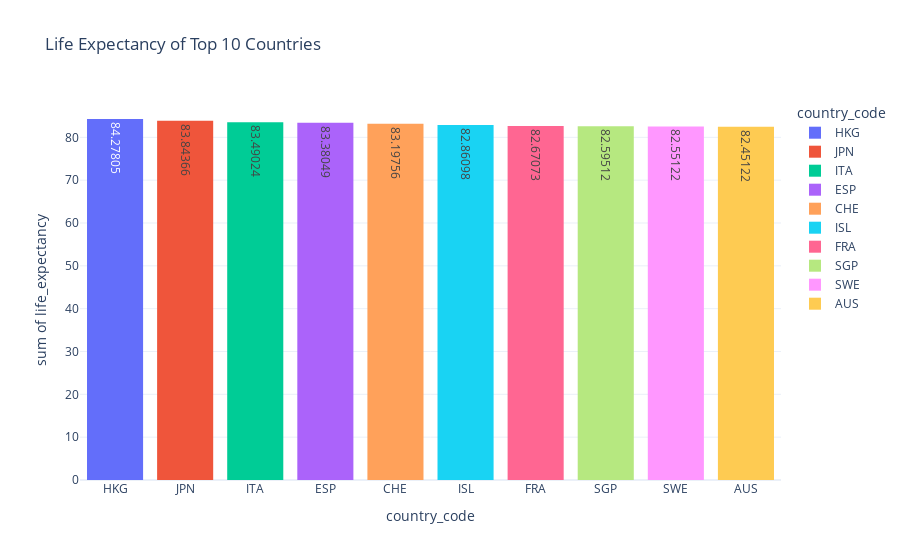

Notebook code cell kept with this figure:
### Code cell
# histogram plot - 'Life Expectancy of Top 10 Countries'
pop2015 = px.histogram(population2015.sort_values(by ='life_expectancy', ascending = False).head(10).reset_index(), x ='country_code', y = 'life_expectancy', template = 'plotly_white', text_auto = True, color = 'country_code', title = 'Life Expectancy of Top 10 Countries')
pop2015.show()

### Figure 1 — Plotly figure (JSON) as saved in the notebook; plotly's stock layout.template omitted (floating-point values rounded to 4 significant figures)
{"data": [{"alignmentgroup": "True", "bingroup": "x", "histfunc": "sum", "hovertemplate": "country_code=%{x}<br>sum of life_expectancy=%{y}<extra></extra>", "legendgroup": "HKG", "marker": {"color": "#636efa", "pattern": {"shape": ""}}, "name": "HKG", "offsetgroup": "HKG", "orientation": "v", "showlegend": true, "texttemplate": "%{value}", "type": "histogram", "x": ["HKG"], "xaxis": "x", "y": [84.28], "yaxis": "y"}, {"alignmentgroup": "True", "bingroup": "x", "histfunc": "sum", "hovertemplate": "country_code=%{x}<br>sum of life_expectancy=%{y}<extra></extra>", "legendgroup": "JPN", "marker": {"color": "#EF553B", "pattern": {"shape": ""}}, "name": "JPN", "offsetgroup": "JPN", "orientation": "v", "showlegend": true, "texttemplate": "%{value}", "type": "histogram", "x": ["JPN"], "xaxis": "x", "y": [83.84], "yaxis": "y"}, {"alignmentgroup": "True", "bingroup": "x", "histfunc": "sum", "hovertemplate": "country_code=%{x}<br>sum of life_expectancy=%{y}<extra></extra>", "legendgroup": "ITA", "marker": {"color": "#00cc96", "pattern": {"shape": ""}}, "name": "ITA", "offsetgroup": "ITA", "orientation": "v", "showlegend": true, "texttemplate": "%{value}", "type": "histogram", "x": ["ITA"], "xaxis": "x", "y": [83.49], "yaxis": "y"}, {"alignmentgroup": "True", "bingroup": "x", "histfunc": "sum", "hovertemplate": "country_code=%{x}<br>sum of life_expectancy=%{y}<extra></extra>", "legendgroup": "ESP", "marker": {"color": "#ab63fa", "pattern": {"shape": ""}}, "name": "ESP", "offsetgroup": "ESP", "orientation": "v", "showlegend": true, "texttemplate": "%{value}", "type": "histogram", "x": ["ESP"], "xaxis": "x", "y": [83.38], "yaxis": "y"}, {"alignmentgroup": "True", "bingroup": "x", "histfunc": "sum", "hovertemplate": "country_code=%{x}<br>sum of life_expectancy=%{y}<extra></extra>", "legendgroup": "CHE", "marker": {"color": "#FFA15A", "pattern": {"shape": ""}}, "name": "CHE", "offsetgroup": "CHE", "orientation": "v", "showlegend": true, "texttemplate": "%{value}", "type": "histogram", "x": ["CHE"], "xaxis": "x", "y": [83.2], "yaxis": "y"}, {"alignmentgroup": "True", "bingroup": "x", "histfunc": "sum", "hovertemplate": "country_code=%{x}<br>sum of life_expectancy=%{y}<extra></extra>", "legendgroup": "ISL", "marker": {"color": "#19d3f3", "pattern": {"shape": ""}}, "name": "ISL", "offsetgroup": "ISL", "orientation": "v", "showlegend": true, "texttemplate": "%{value}", "type": "histogram", "x": ["ISL"], "xaxis": "x", "y": [82.86], "yaxis": "y"}, {"alignmentgroup": "True", "bingroup": "x", "histfunc": "sum", "hovertemplate": "country_code=%{x}<br>sum of life_expectancy=%{y}<extra></extra>", "legendgroup": "FRA", "marker": {"color": "#FF6692", "pattern": {"shape": ""}}, "name": "FRA", "offsetgroup": "FRA", "orientation": "v", "showlegend": true, "texttemplate": "%{value}", "type": "histogram", "x": ["FRA"], "xaxis": "x", "y": [82.67], "yaxis": "y"}, {"alignmentgroup": "True", "bingroup": "x", "histfunc": "sum", "hovertemplate": "country_code=%{x}<br>sum of life_expectancy=%{y}<extra></extra>", "legendgroup": "SGP", "marker": {"color": "#B6E880", "pattern": {"shape": ""}}, "name": "SGP", "offsetgroup": "SGP", "orientation": "v", "showlegend": true, "texttemplate": "%{value}", "type": "histogram", "x": ["SGP"], "xaxis": "x", "y": [82.6], "yaxis": "y"}, {"alignmentgroup": "True", "bingroup": "x", "histfunc": "sum", "hovertemplate": "country_code=%{x}<br>sum of life_expectancy=%{y}<extra></extra>", "legendgroup": "SWE", "marker": {"color": "#FF97FF", "pattern": {"shape": ""}}, "name": "SWE", "offsetgroup": "SWE", "orientation": "v", "showlegend": true, "texttemplate": "%{value}", "type": "histogram", "x": ["SWE"], "xaxis": "x", "y": [82.55], "yaxis": "y"}, {"alignmentgroup": "True", "bingroup": "x", "histfunc": "sum", "hovertemplate": "country_code=%{x}<br>sum of life_expectancy=%{y}<extra></extra>", "legendgroup": "AUS", "marker": {"color": "#FECB52", "pattern": {"shape": ""}}, "name": "AUS", "offsetgroup": "AUS", "orientation": "v", "showlegend": true, "texttemplate": "%{value}", "type": "histogram", "x": ["AUS"], "xaxis": "x", "y": [82.45], "yaxis": "y"}], "layout": {"barmode": "relative", "legend": {"title": {"text": "country_code"}, "tracegroupgap": 0}, "title": {"text": "Life Expectancy of Top 10 Countries"}, "xaxis": {"anchor": "y", "categoryarray": ["HKG", "JPN", "ITA", "ESP", "CHE", "ISL", "FRA", "SGP", "SWE", "AUS"], "categoryorder": "array", "domain": [0, 1], "title": {"text": "country_code"}}, "yaxis": {"anchor": "x", "domain": [0, 1], "title": {"text": "sum of life_expectancy"}}}}
